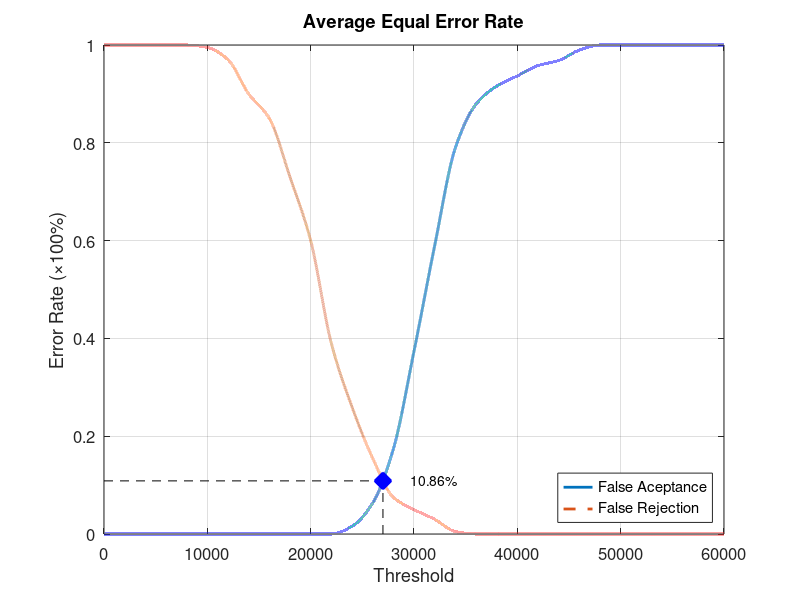
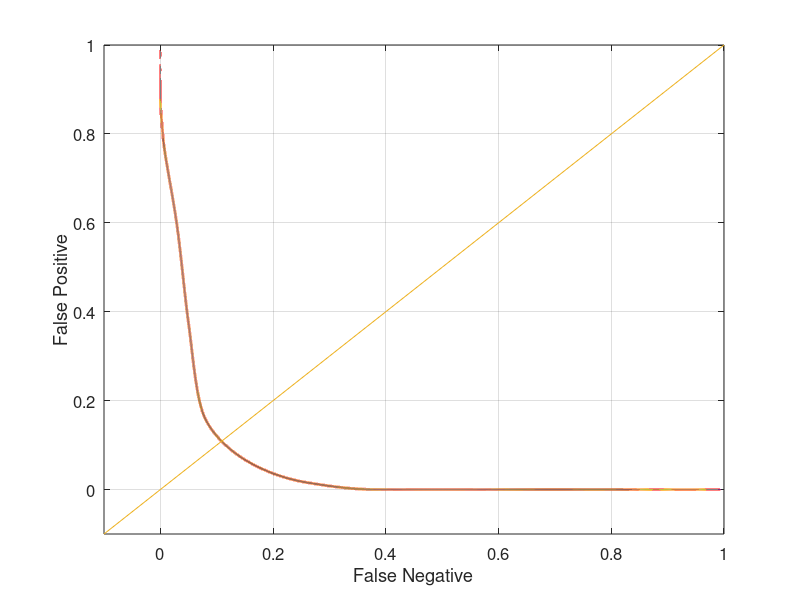

Here is the MATLAB script that generated these plots, in order:
function yEER = Database4_2
close all;
clear;
clc;
x = 0:2000:60000;
xq = 0:0.5:60000;

y0 = [0 0 0 0 0 0 0 0 0 0 0 0 0.0157895 0.0631579 0.173684 0.373684 0.589474 0.789474 0.878947 0.915789 0.936842 0.957895 0.968421 0.989474 1 1 1 1 1 1 1];
yy0 = interp1(x, y0, xq, 'pchip');
y1 = [1 1 1 1 1 0.995 0.97 0.9 0.85 0.73 0.6 0.39 0.26 0.155 0.075 0.05 0.03 0.005 0 0 0 0 0 0 0 0 0 0 0 0 0];
yy1 = interp1(x, y1, xq, 'pchip');

% Calculating EER: 
y2 = abs(y0 - y1);
find(y2 == min(y2))
yy2 = abs(yy0 - yy1);
xEER = find(yy2 == min(yy2));
xEERIndex = xq(xEER) % X-axis EER
yEER = yy0(xEER) % Y-axis EER

main = figure
plot(xq, yy0,'-','LineWidth', 2);	hold on
plot(xq, yy1,'--','LineWidth', 2);	hold on
plot([xEERIndex xEERIndex], [0 yEER], 'k--');	hold on
plot([0 xEERIndex], [yEER yEER], 'k--');	hold on
plot(xEERIndex, yEER, 'bx', 'LineWidth', 10);	hold on
text(xEERIndex + 10 * xEERIndex / 100, yEER, [num2str(round((10000 * yEER)) / 100) '%'])
legend('False Aceptance', 'False Rejection', 'Location', 'SouthEast')
xlabel('Threshold')
ylabel('Error Rate (\times100%)')
title('Average Equal Error Rate')
set(gca, 'FontSize', 12)
axis([0 60000 0 1])
grid on

print(main, 'Database4_2Main', '-dpng');
FNRxFPR = figure('Color', [1 1 1]);
plot(yy1, yy0, '-', yy1, yy0, 'LineWidth', 2);
hold on
y = -0.1:0.1:1
plot(y, y); 
set(gca, 'FontSize', 12)
xlabel('False Negative')
ylabel('False Positive')
axis([-0.1 1 -0.1 1])
set(gca, 'FontSize', 12)
grid on

print(FNRxFPR, 'Database4_2FNRxFPR','-dpng');
end
